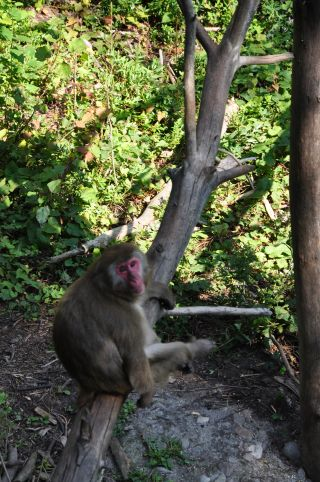
#> input picture images/baboon1.jpg, 320 x 482 px
$ python exo4.py
#> lines starting #> are read from the running program, lines starting #| are printed output that depends on the picture; after the words box and inside, x2 and y2 are one past the last pixel; in counts of white or black regions, pixels touching at a corner belong together
import cv2
import numpy as np
from matplotlib import pyplot as plt


def template_matching(taux):
    # reading in the image
#> called with taux = 97.7
    img_base = 'images/baboon1.jpg'
    img_rgb = cv2.imread(img_base, 0)
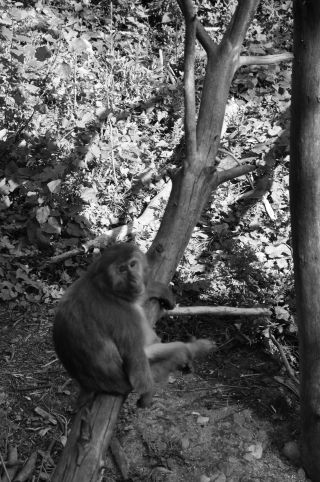
#> img_rgb: shape (482, 320); min 0, max 255, mean 87.2
    img_copy = cv2.imread(img_base)
#> img_copy is the input picture: shape (482, 320, 3); mean B, G, R 65.5, 91.9, 86.2

    img_rgb_grey = cv2.imread(img_base, 0)

    # converting to grayscale
    # reading the template to be matched.
    template = cv2.imread('images/baboon1_tete.jpg', 0)
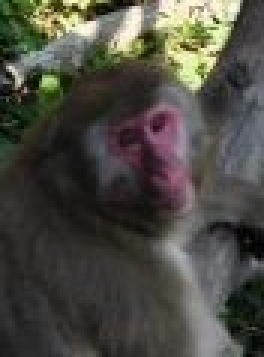
#> input picture images/baboon1_tete.jpg, 88 x 119 px (shown 3 times larger)
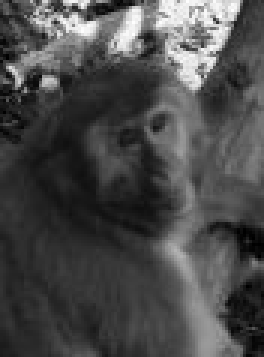
#> template: shape (119, 88) (shown 3 times larger); min 0, max 255, mean 74.3
    hist_template_img = cv2.calcHist([template], [0], None, [256], [0, 256])
#> hist_template_img = 256 values, max 187 at index 42, min 0 at index 252, mean 40.91
    cv2.normalize(hist_template_img, hist_template_img)
    h, w = template.shape[::-1]
#> h = 88; w = 119
    h_i, w_i = img_rgb_grey.shape[::-1]
#> h_i = 320; w_i = 482
    mask = np.zeros(img_rgb.shape[:2], np.uint8)

    for i in range(0, h_i-w, 10):
        for j in range(0, w_i-h, 10):
            mask_step = mask.copy()
            mask_step[j:h + j, i:w + i] = 255
            masked_img = cv2.bitwise_and(img_rgb, img_rgb, mask=mask_step)
            cv2.imshow('Detected', masked_img)
            # cv2.waitKey(1)

            hist_masked_img = cv2.calcHist([masked_img], [0], mask_step, [256], [0, 256])

            cv2.normalize(hist_masked_img, hist_masked_img)
            if cv2.compareHist(hist_template_img, hist_masked_img, cv2.HISTCMP_CORREL) > taux/100:
                cv2.rectangle(img_copy, (i, j), (i + h, j + w), (0, 255, 255), 2)
#> this loop made 21 passes
#> pass 1, in template_matching, `cv2.imshow('Detected', masked_img)`:
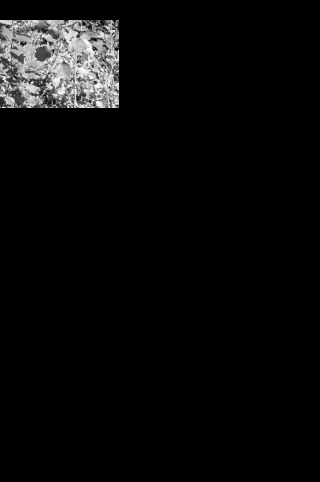
#> window 'Detected': shape (482, 320); min 0, max 255, mean 10.1
#> pass 1, in template_matching, `cv2.imshow('Detected', masked_img)`:
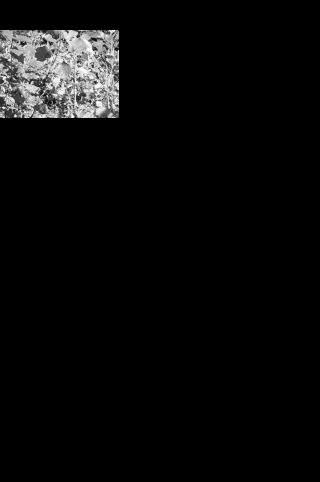
#> window 'Detected': shape (482, 320); min 0, max 255, mean 10.2
#> after the loop:
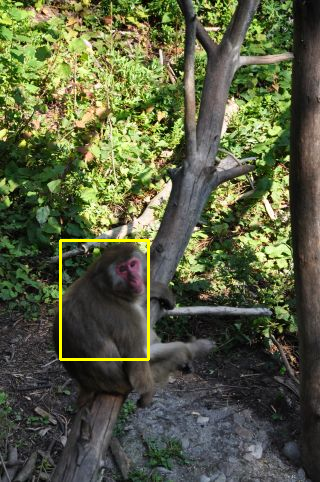
#> img_copy: shape (482, 320, 3); 0.8% of pixels changed, all inside (x1, y1, x2, y2) = (59, 239, 150, 361)
#> after the loop:
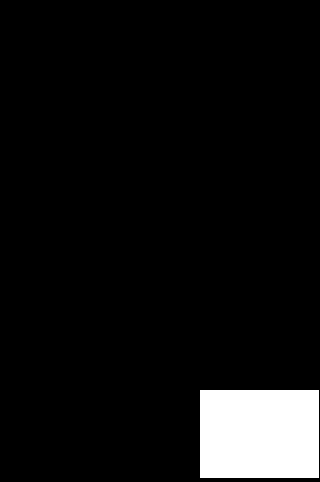
#> mask_step: shape (482, 320); 6.8% white; 1 white region, box (x1, y1, x2, y2) and area: (200, 390, 319, 478) 10472
    cv2.imshow('Detected', img_copy)
    cv2.waitKey(0)
    cv2.destroyAllWindows()


def main():
    template_matching(97.7)


if __name__ == '__main__':
    main()
